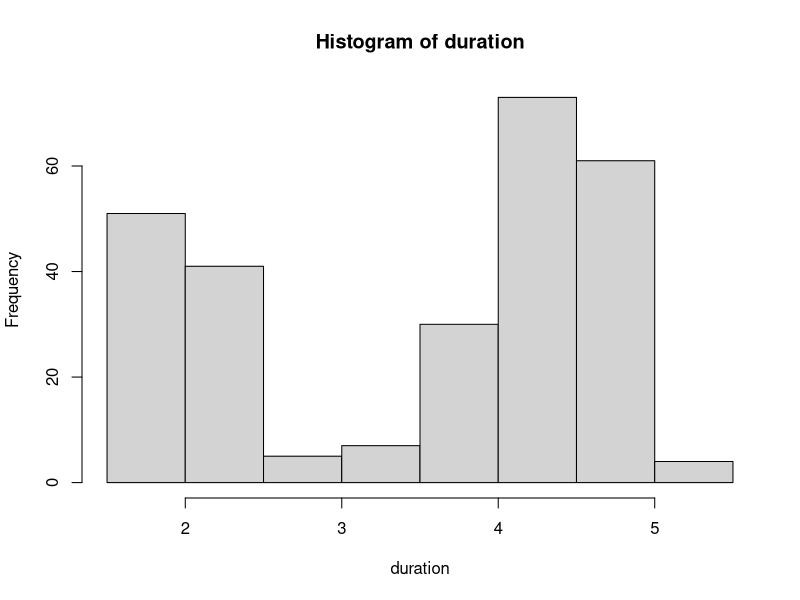

This figure's R source:
#Quantitative
head(faithful)
#frequency distribution of quantitative data
duration=faithful$eruptions
range(duration)
breaks = seq(1.5, 5.5, by=0.5)
breaks
duration.cut = cut(duration, breaks, right=FALSE)
duration.freq = table(duration.cut)
hist(duration,right=FALSE)
